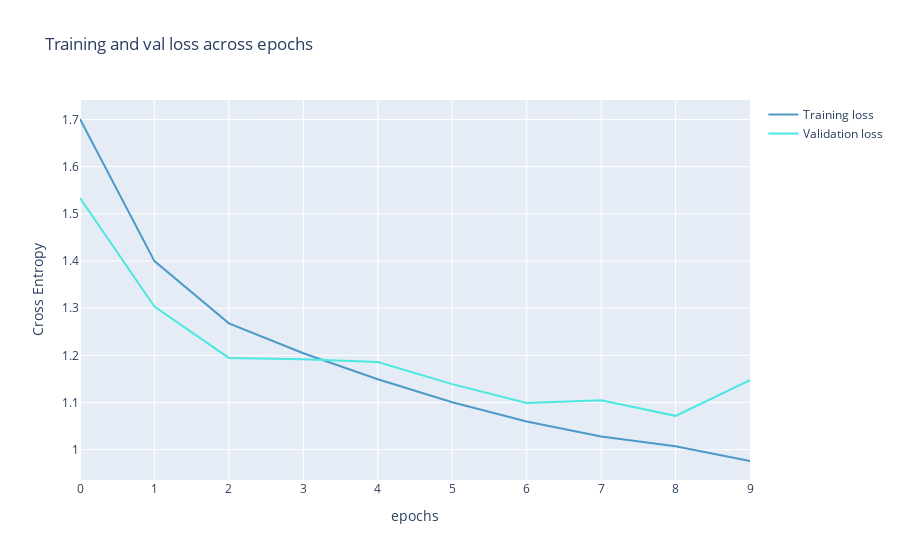

The notebook cell saved with this chart:
### Code cell
from plotly import graph_objects as go
color_chart = ["#4B9AC7", "#4BE8E0", "#9DD4F3", "#97FBF6", "#2A7FAF", "#23B1AB", "#0E3449", "#015955"]

history = history_dict
fig = go.Figure(data=[
                      go.Scatter(
                          y=history["loss"],
                          name="Training loss",
                          mode="lines",
                          marker=dict(
                              color=color_chart[0]
                          )),
                      go.Scatter(
                          y=history["val_loss"],
                          name="Validation loss",
                          mode="lines",
                          marker=dict(
                              color=color_chart[1]
                          ))
])
fig.update_layout(
    title='Training and val loss across epochs',
    xaxis_title='epochs',
    yaxis_title='Cross Entropy'    
)
fig.show()

### Figure 1 — Plotly figure (JSON) as saved in the notebook; plotly's stock layout.template omitted (floating-point values rounded to 4 significant figures)
{"data": [{"marker": {"color": "#4B9AC7"}, "mode": "lines", "name": "Training loss", "type": "scatter", "y": [1.701, 1.4, 1.268, 1.204, 1.149, 1.101, 1.06, 1.028, 1.007, 0.9759]}, {"marker": {"color": "#4BE8E0"}, "mode": "lines", "name": "Validation loss", "type": "scatter", "y": [1.534, 1.303, 1.195, 1.192, 1.186, 1.139, 1.099, 1.105, 1.072, 1.147]}], "layout": {"title": {"text": "Training and val loss across epochs"}, "xaxis": {"title": {"text": "epochs"}}, "yaxis": {"title": {"text": "Cross Entropy"}}}}
